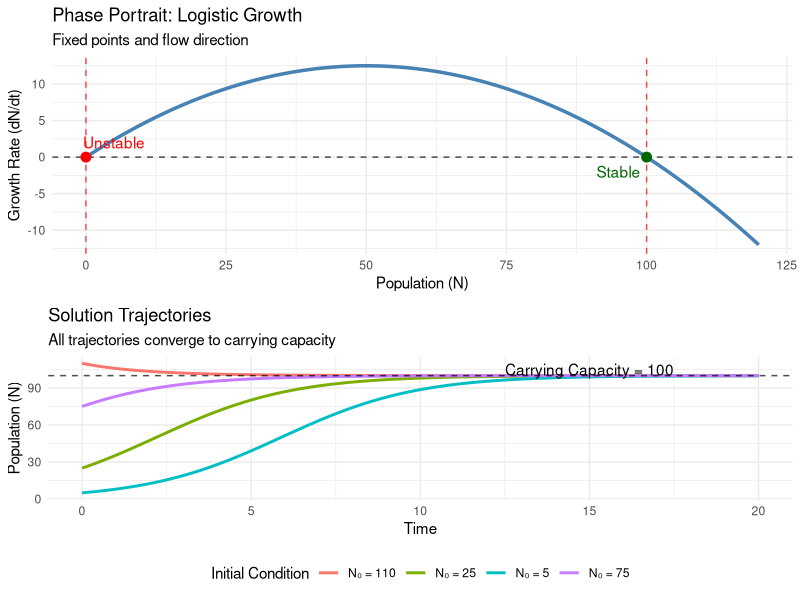
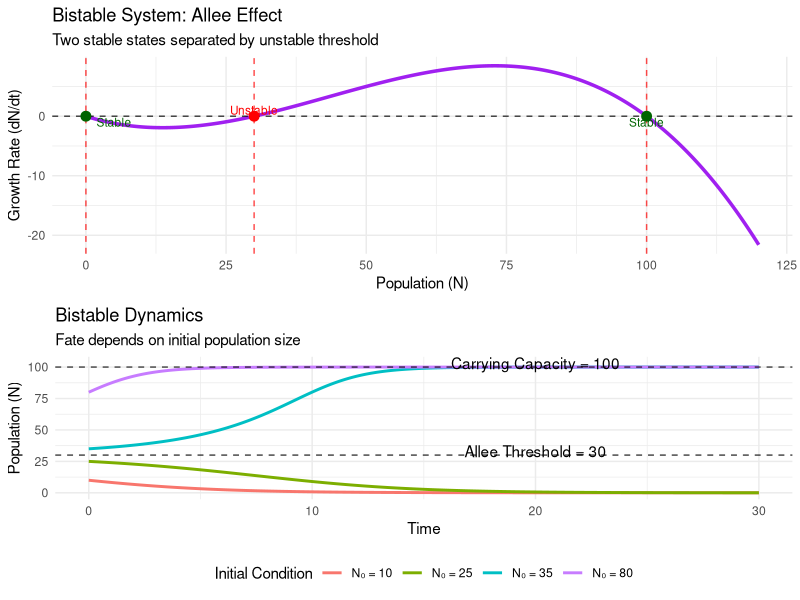
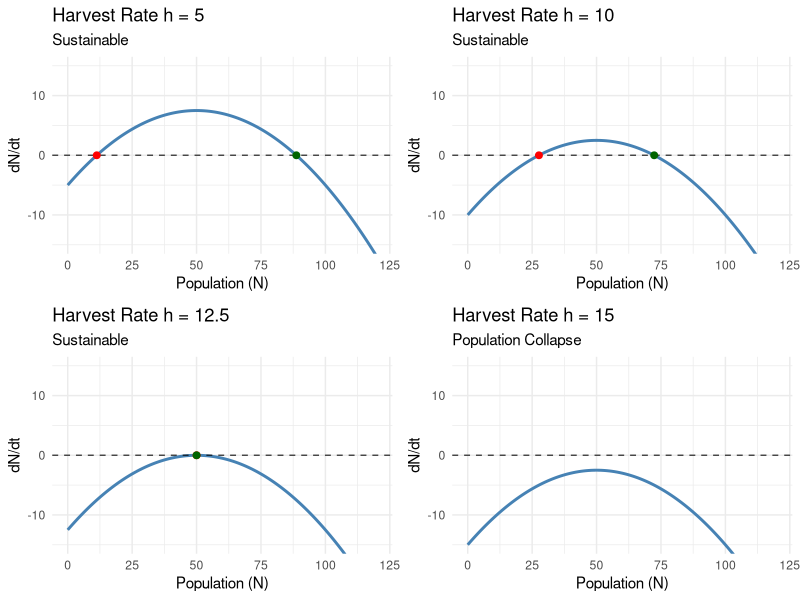

These figures' R source, in order:
## ---- chunk 1
library(ggplot2)
library(gridExtra)

# Parameters for logistic growth
r <- 0.5
K <- 100

# Define the logistic function
logistic <- function(N) r * N * (1 - N/K)

# Phase portrait data
N_vals <- seq(0, 120, by = 1)
phase_data <- data.frame(
  N = N_vals,
  dN_dt = logistic(N_vals)
)

# Analytical solution for trajectories
logistic_solution <- function(t, N0, r, K) {
  K / (1 + ((K - N0) / N0) * exp(-r * t))
}

# Generate trajectory data for different initial conditions
time <- seq(0, 20, by = 0.1)
initial_conditions <- c(5, 25, 75, 110)

trajectory_data <- do.call(rbind, lapply(initial_conditions, function(N0) {
  data.frame(
    time = time,
    N = logistic_solution(time, N0, r, K),
    initial = paste0("N₀ = ", N0)
  )
}))

# Phase portrait
phase_plot <- ggplot(phase_data, aes(x = N, y = dN_dt)) +
  geom_line(color = "steelblue", linewidth = 1.2) +
  geom_hline(yintercept = 0, linetype = "dashed", alpha = 0.7) +
  geom_vline(xintercept = c(0, K), linetype = "dashed", alpha = 0.7, color = "red") +
  geom_point(data = data.frame(x = c(0, K), y = c(0, 0), 
                               type = c("Unstable", "Stable")),
             aes(x = x, y = y, color = type), size = 3) +
  scale_color_manual(values = c("Unstable" = "red", "Stable" = "darkgreen")) +
  annotate("text", x = 5, y = 2, label = "Unstable", color = "red") +
  annotate("text", x = K - 5, y = -2, label = "Stable", color = "darkgreen") +
  labs(
    title = "Phase Portrait: Logistic Growth",
    x = "Population (N)",
    y = "Growth Rate (dN/dt)",
    subtitle = "Fixed points and flow direction"
  ) +
  theme_minimal() +
  theme(legend.position = "none") +
  coord_cartesian(xlim = c(0, 120))

# Trajectory plot
trajectory_plot <- ggplot(trajectory_data, aes(x = time, y = N, color = initial)) +
  geom_line(linewidth = 1) +
  geom_hline(yintercept = K, linetype = "dashed", alpha = 0.7) +
  annotate("text", x = 15, y = K + 5, label = paste("Carrying Capacity =", K)) +
  labs(
    title = "Solution Trajectories",
    x = "Time",
    y = "Population (N)",
    color = "Initial Condition",
    subtitle = "All trajectories converge to carrying capacity"
  ) +
  theme_minimal() +
  theme(legend.position = "bottom")

grid.arrange(phase_plot, trajectory_plot, ncol = 1)
## ---- chunk 2
# Parameters for Allee effect
r <- 0.3
A <- 30
K <- 100

# Define the Allee function
allee <- function(N) r * N * (N/A - 1) * (1 - N/K)

# Phase portrait data
N_vals <- seq(0, 120, by = 0.5)
allee_phase_data <- data.frame(
  N = N_vals,
  dN_dt = allee(N_vals)
)

# Numerical solution using Euler's method
solve_allee <- function(N0, time_span = 30, dt = 0.1) {
  times <- seq(0, time_span, by = dt)
  N <- numeric(length(times))
  N[1] <- N0
  
  for (i in 2:length(times)) {
    dN <- dt * allee(N[i-1])
    N[i] <- max(0, N[i-1] + dN)  # Prevent negative populations
  }
  
  data.frame(time = times, N = N)
}

# Generate trajectories
initial_conditions_allee <- c(10, 25, 35, 80)

allee_trajectory_data <- do.call(rbind, lapply(initial_conditions_allee, function(N0) {
  temp_data <- solve_allee(N0)
  temp_data$initial <- paste0("N₀ = ", N0)
  temp_data
}))

# Phase portrait
allee_phase_plot <- ggplot(allee_phase_data, aes(x = N, y = dN_dt)) +
  geom_line(color = "purple", linewidth = 1.2) +
  geom_hline(yintercept = 0, linetype = "dashed", alpha = 0.7) +
  geom_vline(xintercept = c(0, A, K), linetype = "dashed", alpha = 0.7, color = "red") +
  geom_point(data = data.frame(x = c(0, A, K), y = c(0, 0, 0),
                               type = c("Stable", "Unstable", "Stable")),
             aes(x = x, y = y, color = type), size = 3) +
  scale_color_manual(values = c("Unstable" = "red", "Stable" = "darkgreen")) +
  annotate("text", x = 5, y = -1, label = "Stable", color = "darkgreen", size = 3) +
  annotate("text", x = A, y = 1, label = "Unstable", color = "red", size = 3) +
  annotate("text", x = K, y = -1, label = "Stable", color = "darkgreen", size = 3) +
  labs(
    title = "Bistable System: Allee Effect",
    x = "Population (N)",
    y = "Growth Rate (dN/dt)",
    subtitle = "Two stable states separated by unstable threshold"
  ) +
  theme_minimal() +
  theme(legend.position = "none") +
  coord_cartesian(xlim = c(0, 120))

# Trajectory plot
allee_trajectory_plot <- ggplot(allee_trajectory_data, aes(x = time, y = N, color = initial)) +
  geom_line(linewidth = 1) +
  geom_hline(yintercept = c(A, K), linetype = "dashed", alpha = 0.7) +
  annotate("text", x = 20, y = A + 3, label = paste("Allee Threshold =", A)) +
  annotate("text", x = 20, y = K + 3, label = paste("Carrying Capacity =", K)) +
  labs(
    title = "Bistable Dynamics",
    x = "Time",
    y = "Population (N)",
    color = "Initial Condition",
    subtitle = "Fate depends on initial population size"
  ) +
  theme_minimal() +
  theme(legend.position = "bottom")

grid.arrange(allee_phase_plot, allee_trajectory_plot, ncol = 1)
## ---- chunk 3
# Parameters for harvesting model
r <- 0.5
K <- 100
h_values <- c(5, 10, 12.5, 15)
h_crit <- r * K / 4  # Critical harvest rate = 12.5

# Create phase portraits for different harvest rates
harvesting_plots <- lapply(h_values, function(h) {
  harvesting <- function(N) r * N * (1 - N/K) - h
  
  N_vals <- seq(0, 120, by = 1)
  phase_data <- data.frame(
    N = N_vals,
    dN_dt = harvesting(N_vals)
  )
  
  # Calculate fixed points if they exist
  fixed_points <- NULL
  if (h <= h_crit) {
    discriminant <- sqrt(1 - 4*h/(r*K))
    N_fixed1 <- (K/2) * (1 - discriminant)
    N_fixed2 <- (K/2) * (1 + discriminant)
    fixed_points <- data.frame(
      x = c(N_fixed1, N_fixed2),
      y = c(0, 0),
      type = c("Unstable", "Stable")
    )
  }
  
  p <- ggplot(phase_data, aes(x = N, y = dN_dt)) +
    geom_line(color = "steelblue", linewidth = 1) +
    geom_hline(yintercept = 0, linetype = "dashed", alpha = 0.7) +
    labs(
      title = paste("Harvest Rate h =", h),
      x = "Population (N)",
      y = "dN/dt",
      subtitle = ifelse(h <= h_crit, "Sustainable", "Population Collapse")
    ) +
    theme_minimal() +
    coord_cartesian(xlim = c(0, 120), ylim = c(-15, 15))
  
  if (!is.null(fixed_points)) {
    p <- p + geom_point(data = fixed_points, aes(x = x, y = y, color = type), size = 2) +
      scale_color_manual(values = c("Unstable" = "red", "Stable" = "darkgreen")) +
      theme(legend.position = "none")
  }
  
  p
})

do.call(grid.arrange, c(harvesting_plots, ncol = 2))
